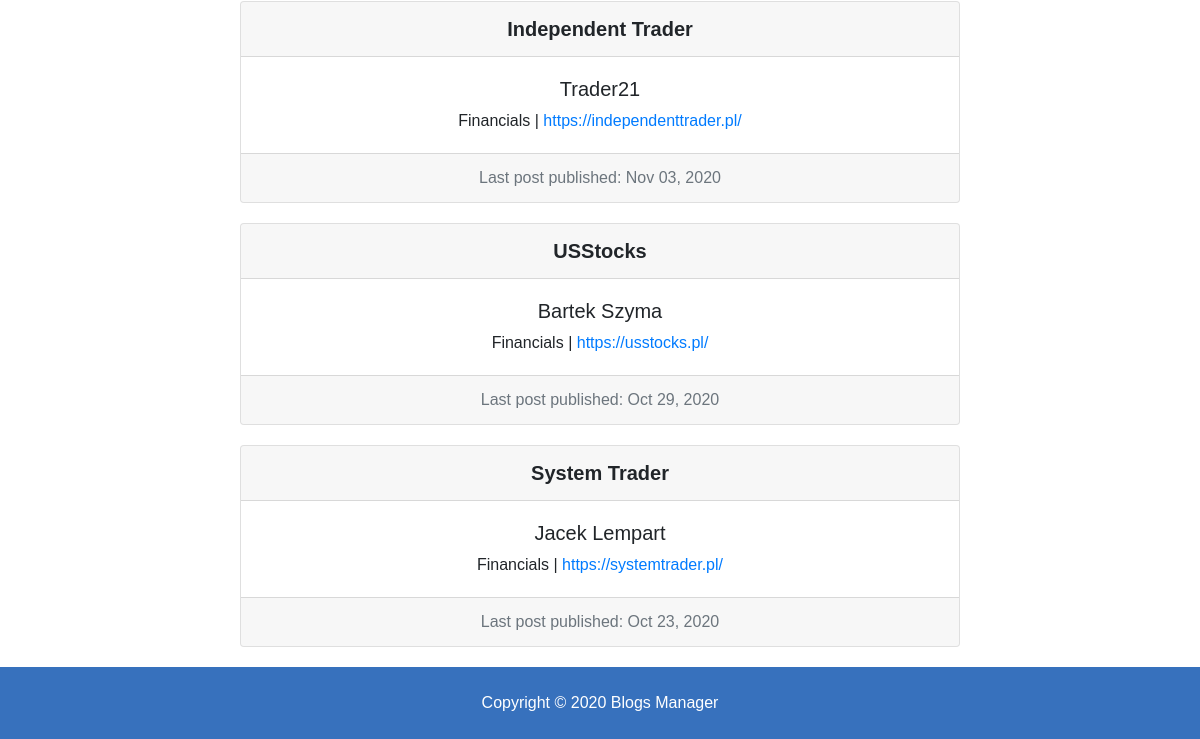
The app's page /blogs/ (lower part), older data.
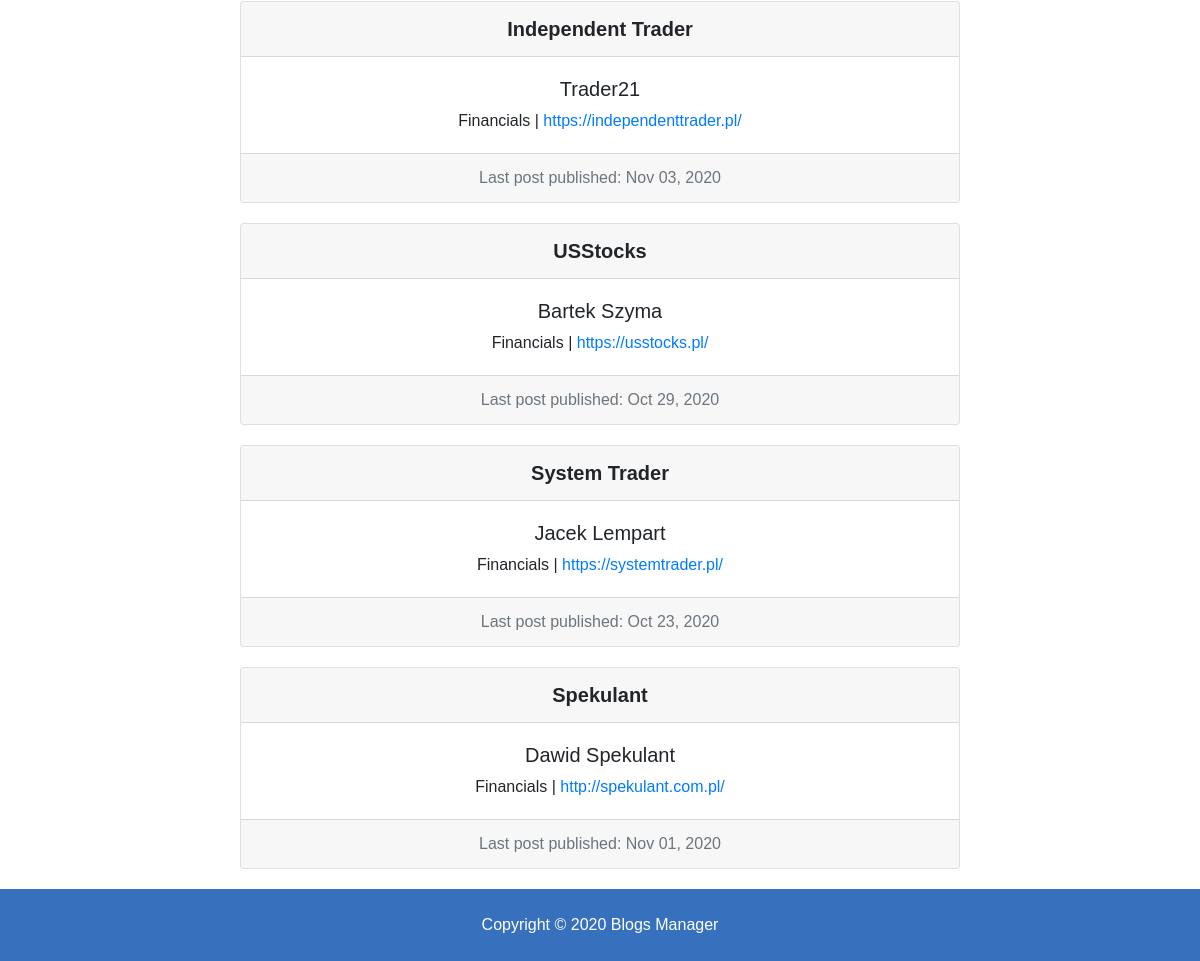
The same page, newer data.
### blogs/models.py (models this page shows, shortened)
class Blog(models.Model):
    name = models.CharField(max_length=200)
    url = models.CharField(max_length=200)
    author = models.CharField(max_length=100)
    genre = models.CharField(choices=GENRE_CHOICES, default="IT", max_length=30)
    genre2 = models.CharField(choices=GENRE_CHOICES, blank=True, max_length=30)
    language = models.CharField(default="Polish", max_length=100)

class BlogPost(models.Model):
    name = models.CharField(max_length=200)
    url = models.CharField(max_length=200)
    added = models.DateTimeField()
    blog = models.ForeignKey(Blog, on_delete=models.CASCADE, related_name='blog_post')
    class Meta:
        ordering = ('-added',)

### blogs/views.py (the view)
# urls.py: path("", views.index, name="blogs"),
def index(request):
    blogs = Blog.objects.all()
    context = {"blogs": blogs}
    return render(request, "blogs/blogs.html", context)

### templates/blogs/blogs.html (shortened to what this page needs)
{% extends 'base.html' %}
{% block content %}
<section id="blogs">
    {% if blogs %}
        {% for blog in blogs %}
            <div class="card text-center">
                <div class="card-header">
                    {{ blog.name }}
                </div>
                    <div class="card-body">
                        <h5 class="card-title">{{ blog.author }}</h5>
                        {{blog.genre}} | <a href="{{ blog.url }}" class="card-text">{{ blog.url }}</a>
                    </div>
                <div class="card-footer text-muted">
                Last post published: {{ blog.blog_post.first.added|date:"M d, Y" }}
                </div>
            </div>
        {% endfor %}
    {% else %}
        <div class="col-md-12">
            <p>No Blogs Available :(</p>
        </div>
    {% endif %}
</section>
{% endblock %}

Row changes from the older to the newer data that the page shows:
added Blog: name "Spekulant", author "Dawid Spekulant", genre "Financials", url "http://spekulant.com.pl/", blog_post.first.added "Nov 01, 2020"
